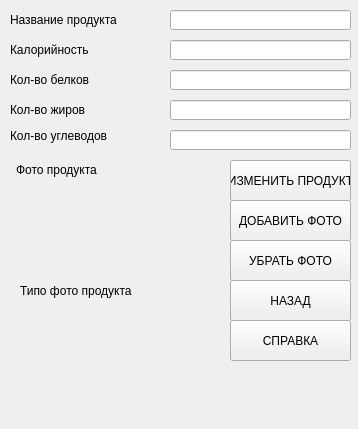
<?xml version="1.0" encoding="UTF-8"?>
<ui version="4.0">
 <class>Form</class>
 <widget class="QWidget" name="Form">
  <property name="geometry">
   <rect>
    <x>0</x>
    <y>0</y>
    <width>358</width>
    <height>429</height>
   </rect>
  </property>
  <property name="windowTitle">
   <string>Form</string>
  </property>
  <widget class="QPushButton" name="back">
   <property name="geometry">
    <rect>
     <x>230</x>
     <y>280</y>
     <width>121</width>
     <height>41</height>
    </rect>
   </property>
   <property name="text">
    <string>НАЗАД</string>
   </property>
  </widget>
  <widget class="QLineEdit" name="food_label">
   <property name="geometry">
    <rect>
     <x>170</x>
     <y>10</y>
     <width>181</width>
     <height>20</height>
    </rect>
   </property>
  </widget>
  <widget class="QLabel" name="label_3">
   <property name="geometry">
    <rect>
     <x>10</x>
     <y>70</y>
     <width>151</width>
     <height>20</height>
    </rect>
   </property>
   <property name="text">
    <string>Кол-во белков</string>
   </property>
  </widget>
  <widget class="QLabel" name="label">
   <property name="geometry">
    <rect>
     <x>10</x>
     <y>10</y>
     <width>131</width>
     <height>20</height>
    </rect>
   </property>
   <property name="text">
    <string>Название продукта</string>
   </property>
  </widget>
  <widget class="QLabel" name="image_label">
   <property name="geometry">
    <rect>
     <x>20</x>
     <y>190</y>
     <width>201</width>
     <height>201</height>
    </rect>
   </property>
   <property name="text">
    <string>Типо фото продукта</string>
   </property>
  </widget>
  <widget class="QPushButton" name="deleted">
   <property name="geometry">
    <rect>
     <x>230</x>
     <y>240</y>
     <width>121</width>
     <height>41</height>
    </rect>
   </property>
   <property name="text">
    <string>УБРАТЬ ФОТО</string>
   </property>
  </widget>
  <widget class="QLabel" name="label_6">
   <property name="geometry">
    <rect>
     <x>16</x>
     <y>160</y>
     <width>111</width>
     <height>20</height>
    </rect>
   </property>
   <property name="text">
    <string>Фото продукта</string>
   </property>
  </widget>
  <widget class="QPushButton" name="add">
   <property name="geometry">
    <rect>
     <x>230</x>
     <y>200</y>
     <width>121</width>
     <height>41</height>
    </rect>
   </property>
   <property name="text">
    <string>ДОБАВИТЬ ФОТО</string>
   </property>
  </widget>
  <widget class="QLineEdit" name="caloric_label">
   <property name="geometry">
    <rect>
     <x>170</x>
     <y>40</y>
     <width>181</width>
     <height>20</height>
    </rect>
   </property>
  </widget>
  <widget class="QLabel" name="label_5">
   <property name="geometry">
    <rect>
     <x>10</x>
     <y>120</y>
     <width>161</width>
     <height>31</height>
    </rect>
   </property>
   <property name="text">
    <string>Кол-во углеводов</string>
   </property>
  </widget>
  <widget class="QPushButton" name="ok">
   <property name="geometry">
    <rect>
     <x>230</x>
     <y>160</y>
     <width>121</width>
     <height>41</height>
    </rect>
   </property>
   <property name="text">
    <string>ИЗМЕНИТЬ ПРОДУКТ</string>
   </property>
  </widget>
  <widget class="QLineEdit" name="fats_label">
   <property name="geometry">
    <rect>
     <x>170</x>
     <y>100</y>
     <width>181</width>
     <height>20</height>
    </rect>
   </property>
  </widget>
  <widget class="QLineEdit" name="carbohydrates_label">
   <property name="geometry">
    <rect>
     <x>170</x>
     <y>130</y>
     <width>181</width>
     <height>20</height>
    </rect>
   </property>
  </widget>
  <widget class="QLineEdit" name="squirrels_label">
   <property name="geometry">
    <rect>
     <x>170</x>
     <y>70</y>
     <width>181</width>
     <height>20</height>
    </rect>
   </property>
  </widget>
  <widget class="QLabel" name="label_2">
   <property name="geometry">
    <rect>
     <x>10</x>
     <y>40</y>
     <width>151</width>
     <height>20</height>
    </rect>
   </property>
   <property name="text">
    <string>Калорийность</string>
   </property>
  </widget>
  <widget class="QLabel" name="label_4">
   <property name="geometry">
    <rect>
     <x>10</x>
     <y>100</y>
     <width>151</width>
     <height>20</height>
    </rect>
   </property>
   <property name="text">
    <string>Кол-во жиров</string>
   </property>
  </widget>
  <widget class="QPushButton" name="reference">
   <property name="geometry">
    <rect>
     <x>230</x>
     <y>320</y>
     <width>121</width>
     <height>41</height>
    </rect>
   </property>
   <property name="text">
    <string>СПРАВКА</string>
   </property>
  </widget>
 </widget>
 <resources/>
 <connections/>
</ui>
